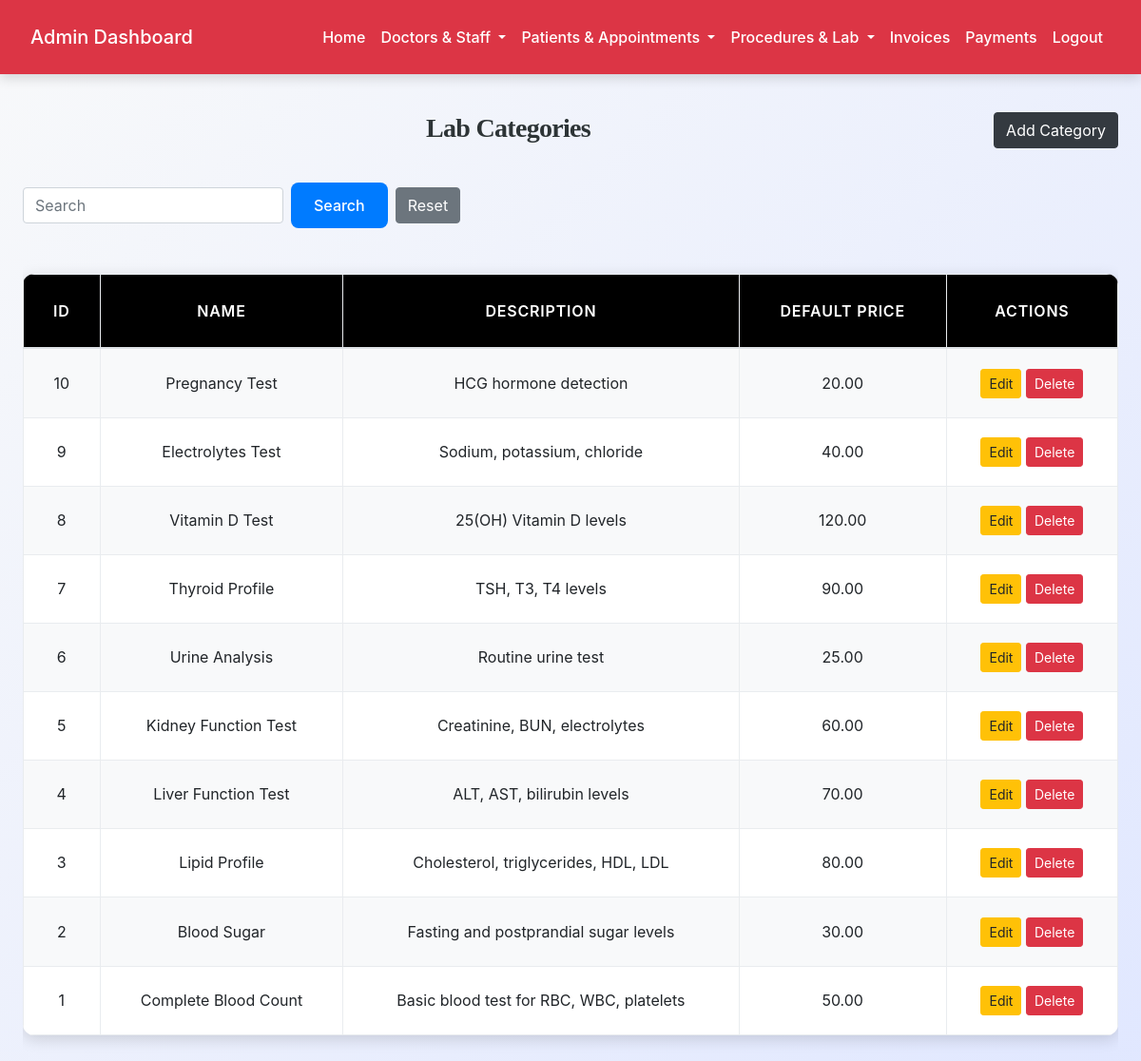
Screenshot of /admin/view_lab_categories.php (signed in) with the database file from the repository.
### tables this page shows
CREATE TABLE `lab_categories` (
  `id` int(11) NOT NULL,
  `name` varchar(100) NOT NULL,
  `description` text DEFAULT NULL,
  `default_price` decimal(10,2) DEFAULT 0.00,
  `created_at` timestamp NOT NULL DEFAULT current_timestamp()
);

### admin/view_lab_categories.php (the view, shortened to what this page needs)
<?php
include('config.php');
$query = "SELECT * FROM lab_categories";
$query .= " ORDER BY id DESC";
$res = $conn->query($query);
?>
<!DOCTYPE html>
<html>
<head>
    <link rel="stylesheet" href="https://stackpath.bootstrapcdn.com/bootstrap/4.5.2/css/bootstrap.min.css">
    <link rel="stylesheet" href="../css/style.css">
</head>
<body>
<?php include('admin_navbar.php'); ?>
<div class="container mt-4">
    <a href="add_lab_category.php" class="btn btn-dark float-right">Add Category</a>
    <h3>Lab Categories</h3>
    <form method="GET" class="form-inline mb-3">
        <input type="text" name="search" placeholder="Search" class="form-control mr-2">
        <button class="btn btn-primary">Search</button>
        <a href="view_lab_categories.php" class="btn btn-secondary ml-2">Reset</a>
    </form>
    <div class="table-responsive">
        <table class="table table-bordered table-hover">
            <thead>
                <tr>
                    <th>ID</th>
                    <th>Name</th>
                    <th>Description</th>
                    <th>Default Price</th>
                    <th>Actions</th>
                </tr>
            </thead>
            <tbody>
                <?php
                if($res->num_rows>0){
                    while($row=$res->fetch_assoc()){
                        echo "<tr>
                            <td>{$row['id']}</td>
                            <td>{$row['name']}</td>
                            <td>{$row['description']}</td>
                            <td>{$row['default_price']}</td>
                            <td>
                                <a href='edit_lab_category.php?id={$row['id']}' class='btn btn-warning btn-sm'>Edit</a>
                                <a href='view_lab_categories.php?delete_id={$row['id']}' onclick=\"return confirm('Delete this category?');\" class='btn btn-danger btn-sm'>Delete</a>
                            </td>
                        </tr>";
                    }
                } else {
                    echo "<tr><td colspan='5' class='text-center'>No categories found.</td></tr>";
                }
                ?>
            </tbody>
        </table>
    </div>
</div>
</body>
</html>

### css/style.css (style rules this page uses)
:root { --primary: #007bff; --secondary: #6c757d; --success: #28a745; --info: #17a2b8; --warning: #ffc107; --danger: #dc3545; --light: #f8f9fa; --dark: #2d3436; --accent: #ff6f61; --highlight: #6f42c1; --shadow: rgba(0, 0, 0, 0.15); --transition: all 0.3s ease-in-out; }
body { font-family: 'Inter', 'Segoe UI', Tahoma, Geneva, Verdana, sans-serif; background: linear-gradient(135deg, var(--light) 0%, #e0e7ff 100%); color: var(--dark); line-height: 1.8; margin: 0; padding: 0; min-height: 100vh; font-size: 16px; }
h1, h2, h3, h4 { text-align: center; margin: 2.5rem 0; font-family: 'Georgia', 'Times New Roman', serif; color: var(--dark); font-weight: 700; letter-spacing: -0.025em; }
h3 { font-size: 1.75rem; }
.container { max-width: 1200px; margin: 0 auto 3rem; padding: 0 1.5rem; }
.table { width: 100%; border-collapse: collapse; margin: 2rem 0; font-size: 1rem; background-color: #ffffff; border-radius: 12px; overflow: hidden; box-shadow: 0 4px 16px var(--shadow); transition: var(--transition); }
.table th, .table td { padding: 1.25rem; border: 1px solid #e9ecef; text-align: center; vertical-align: middle; }
.table thead th { background-color: rgb(0, 0, 0); color: white; font-weight: 600; text-transform: uppercase; letter-spacing: 0.05em; padding: 1.5rem; }
.table tbody tr { transition: var(--transition); }
.table tbody tr:nth-child(odd) { background-color: var(--light); }
.btn-primary { background-color: var(--primary); color: #fff; border: none; border-radius: 8px; padding: 0.75rem 1.5rem; font-size: 1rem; font-weight: 500; cursor: pointer; transition: var(--transition); display: inline-flex; align-items: center; justify-content: center; }
a { color: var(--primary); text-decoration: none; font-weight: 500; transition: var(--transition); }

### rows the page displays
lab_categories: id "10", name "Pregnancy Test", description "HCG hormone detection", default_price "20.00"
lab_categories: id "9", name "Electrolytes Test", description "Sodium, potassium, chloride", default_price "40.00"
lab_categories: id "8", name "Vitamin D Test", description "25(OH) Vitamin D levels", default_price "120.00"
lab_categories: id "7", name "Thyroid Profile", description "TSH, T3, T4 levels", default_price "90.00"
lab_categories: id "6", name "Urine Analysis", description "Routine urine test", default_price "25.00"
lab_categories: id "5", name "Kidney Function Test", description "Creatinine, BUN, electrolytes", default_price "60.00"
lab_categories: id "4", name "Liver Function Test", description "ALT, AST, bilirubin levels", default_price "70.00"
lab_categories: id "3", name "Lipid Profile", description "Cholesterol, triglycerides, HDL, LDL", default_price "80.00"
lab_categories: id "2", name "Blood Sugar", description "Fasting and postprandial sugar levels", default_price "30.00"
lab_categories: id "1", name "Complete Blood Count", description "Basic blood test for RBC, WBC, platelets", default_price "50.00"
